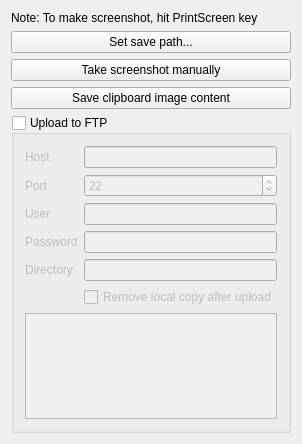
<?xml version="1.0" encoding="UTF-8"?>
<ui version="4.0">
 <class>TinyScreenshoter</class>
 <widget class="QMainWindow" name="TinyScreenshoter">
  <property name="geometry">
   <rect>
    <x>0</x>
    <y>0</y>
    <width>270</width>
    <height>444</height>
   </rect>
  </property>
  <property name="windowTitle">
   <string>Settings</string>
  </property>
  <widget class="QWidget" name="centralWidget">
   <layout class="QGridLayout" name="gridLayout">
    <item row="4" column="0">
     <widget class="QGroupBox" name="uploadToFtp">
      <property name="title">
       <string>Upload to FTP</string>
      </property>
      <property name="checkable">
       <bool>true</bool>
      </property>
      <property name="checked">
       <bool>false</bool>
      </property>
      <layout class="QGridLayout" name="gridLayout_2" columnstretch="0,1000">
       <item row="4" column="1">
        <widget class="QLineEdit" name="ftpDir"/>
       </item>
       <item row="5" column="1">
        <widget class="QCheckBox" name="ftpRemoveOnHost">
         <property name="text">
          <string>Remove local copy after upload</string>
         </property>
        </widget>
       </item>
       <item row="3" column="0">
        <widget class="QLabel" name="label_5">
         <property name="text">
          <string>Password</string>
         </property>
        </widget>
       </item>
       <item row="0" column="0">
        <widget class="QLabel" name="label_2">
         <property name="text">
          <string>Host</string>
         </property>
        </widget>
       </item>
       <item row="1" column="0">
        <widget class="QLabel" name="label_3">
         <property name="text">
          <string>Port</string>
         </property>
        </widget>
       </item>
       <item row="2" column="0">
        <widget class="QLabel" name="label_4">
         <property name="text">
          <string>User</string>
         </property>
        </widget>
       </item>
       <item row="0" column="1">
        <widget class="QLineEdit" name="ftpHost"/>
       </item>
       <item row="1" column="1">
        <widget class="QSpinBox" name="ftpPort">
         <property name="minimum">
          <number>1</number>
         </property>
         <property name="maximum">
          <number>65545</number>
         </property>
         <property name="value">
          <number>22</number>
         </property>
        </widget>
       </item>
       <item row="2" column="1">
        <widget class="QLineEdit" name="ftpUser"/>
       </item>
       <item row="3" column="1">
        <widget class="QLineEdit" name="ftpPassword">
         <property name="echoMode">
          <enum>QLineEdit::Password</enum>
         </property>
        </widget>
       </item>
       <item row="4" column="0">
        <widget class="QLabel" name="label_6">
         <property name="text">
          <string>Directory</string>
         </property>
        </widget>
       </item>
       <item row="6" column="0" colspan="2">
        <widget class="QTextBrowser" name="ftpLog"/>
       </item>
      </layout>
     </widget>
    </item>
    <item row="2" column="0">
     <widget class="QPushButton" name="takeScreenshot">
      <property name="text">
       <string>Take screenshot manually</string>
      </property>
     </widget>
    </item>
    <item row="3" column="0">
     <widget class="QPushButton" name="saveImageClipboard">
      <property name="text">
       <string>Save clipboard image content</string>
      </property>
     </widget>
    </item>
    <item row="0" column="0">
     <widget class="QLabel" name="label">
      <property name="text">
       <string>Note: To make screenshot, hit PrintScreen key</string>
      </property>
     </widget>
    </item>
    <item row="1" column="0">
     <widget class="QPushButton" name="setSavePath">
      <property name="text">
       <string>Set save path...</string>
      </property>
     </widget>
    </item>
   </layout>
  </widget>
 </widget>
 <layoutdefault spacing="6" margin="11"/>
 <tabstops>
  <tabstop>setSavePath</tabstop>
  <tabstop>takeScreenshot</tabstop>
  <tabstop>saveImageClipboard</tabstop>
  <tabstop>uploadToFtp</tabstop>
  <tabstop>ftpHost</tabstop>
  <tabstop>ftpPort</tabstop>
  <tabstop>ftpUser</tabstop>
  <tabstop>ftpPassword</tabstop>
  <tabstop>ftpDir</tabstop>
  <tabstop>ftpRemoveOnHost</tabstop>
 </tabstops>
 <resources/>
 <connections/>
</ui>
